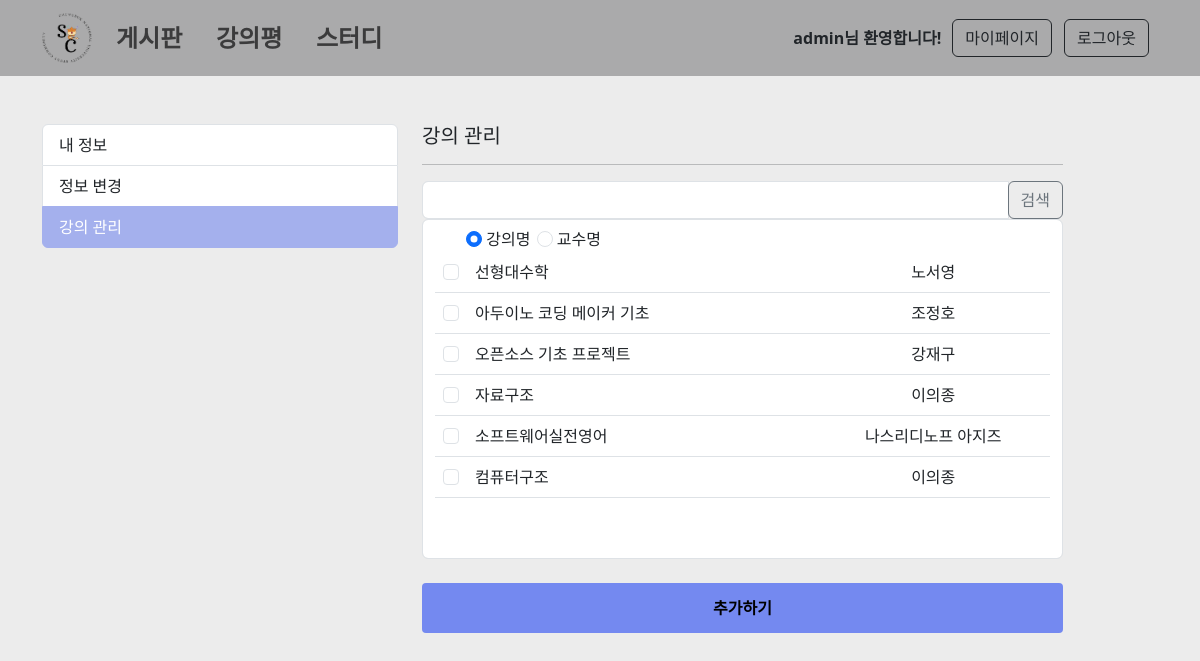
Screenshot of /accounts/MyPage/ManageSub/ (signed in) with the database file from the repository.
### accounts/models.py (models this page shows, shortened)
class Lecture(models.Model):
    lectName = models.CharField(max_length = 50)
    professor = models.CharField(max_length = 50)
    eval = models.ManyToManyField(evalLect, blank=True)

### accounts/views.py (the view, shortened to what this page needs)
# urls.py: path('MyPage/ManageSub/', ManageSub, name = 'ManageSub' )
def ManageSub(request):
    if not request.user.is_authenticated: #유효성검사
        return redirect("main:home")
    lectList = Lecture.objects.all()
    try:#현재 수강중인 강의가 있는가? 또는 처음 이 곳을 방문하는 것인가?
        myLect = LectList.objects.get(username = request.user.username).myLects
    except:
        myLect = LectList(username = request.user.username)
        myLect.save()
    realLectList = []
    for i in lectList:
        try:
            myLect.get(lectName = i.lectName, professor = i.professor)
        except:
            realLectList.append(i)
    return render(request, 'accounts/mypage/ManageSub.html', {'lectList' : realLectList})

### templates/accounts/mypage/ManageSub.html (shortened to what this page needs)
{% extends 'Base.html' %}
{% block content %}
    <div class=container>
        <div class="row">
            <div class="col-lg-4 pt-5">
                <div class="list-group">
                    <a href="{% url 'accounts:MyPage' %}" class="list-group-item list-group-item-action">내 정보</a>
                    <a href="{% url 'accounts:MyPageInfoChange' %}" class="list-group-item list-group-item-action">정보 변경</a>
                    <a href="{% url 'accounts:ManageSub' %}" id="current" class="list-group-item list-group-item-action active" aria-current="true">강의 관리</a>
                </div>
            </div>
            <div class="col-lg-7 pt-5">
                <h5>강의 관리</h5>
                <hr>
            <form action = "{% url 'accounts:ManageSub' %}", method = "POST">
                <div class="form-floating">
                    <div class="row">
                        <div class="input-group">
                            <input type="text" name="search_subject" id="search_subject" class="form-control" value="">
                            <span class="input-group-btn">
                                <button class="btn btn-outline-secondary" type="submit" id="search_btn", name = "search_btn">검색</button>
                            </span>
                        </div>
                    </div>
                </div>
                <div class="form-floating form-control">
                    <table style="justify-content: center;">
                        <td style="width:18%">
                        </td>
                        <td>
                            <input class="form-check-input" type="radio" value="" name="cond" id="subname" checked>
                            <label class="form-check-label" for="subname">강의명&nbsp;</label>
                        </td>
                        <td>
                            <input class="form-check-input" type="radio" value="" name="cond" id="profname">
                            <label class="form-check-label" for="profname">교수명</label>
                        </td>
                    </table>
                    <div class="form-floating" id="select_subject">
                        <table class="table" id="sublist">
                            {% for lect in lectList %}
                            <tr style="justify-content: center;">
                                <td>
                                    <input class="form-check-input" type="checkbox" value="", name = "subject{{forloop.counter0}}" , id="subject{{forloop.counter0}}">
                                </td>
                                <td style="width:60%;">
                                    <label class="form-check-label" for="subject{{forloop.counter0}}">{{lect.lectName}}</label>
                                </td>
                                <td style="width:40%; text-align: center;">
                                    <label class="form-check-label" for="subject{{forloop.counter0}}">{{lect.professor}}</label>
                                </td>
                            </tr>
                            {% endfor %}
                        </table>
                    </div>
                </div>
                <br>
                <div class="add_btn">
                    <button class="btn1" type="submit",  name = "add_btn", id = "add_btn">추가하기</button>
                </div>
            </form>
            </div>
        </div>
{% endblock %}

### templates/Base.html (shortened to what this page needs)
<!DOCTYPE html>
<html lang="en">
<head>
  <link href="https://cdn.jsdelivr.net/npm/bootstrap@5.2.3/dist/css/bootstrap.min.css" rel="stylesheet"
 />
  <link rel="stylesheet" type="text/css"
    href="https://cdn.jsdelivr.net/npm/bootstrap@5.3.0-alpha3/dist/css/bootstrap.min.css" />
  {% load static %}
  <link rel="stylesheet" type="text/css" href="{% static 'css/Mypage.css' %}" />
</head>
<body>
  <nav class="navbar sticky-top navbar-expand-lg navbar-light" style="background-color: rgb(170, 170, 171)">
    <div class="container">
      <a class="navbar-brand" href="{% url 'main:home' %}">
        <img src="{% static 'image/CBNU__1_-removebg-preview.png' %}" alt="" width="50px"
          class="d-inline-block align-text-center" />
      </a>
      <div class="collapse navbar-collapse" id="navbarDropdownMenuLink">
        <div class="col-md">
          <ul class="navbar-nav">
            <li class="nav-item" id="nav_item">
              <a class="nav-link" href="{% url 'board:home' %}">게시판</a>
            </li>
            <li class="nav-item" id="nav_item">
              <a class="nav-link" href="{% url 'board:eMain' %}">강의평</a>
            </li>
            <li class="nav-item" id="nav_item">
              <a class="nav-link" href="{% url 'studyGroup:Main' %}">스터디</a>
            </li>
          </ul>
        </div>
        <div class="col-auto">
          <form class="d-flex flex-row justify-content-end">
            <table>
              {% if user.is_authenticated %}
              <td class="greet_user">
                <div>{{user.username}}님 환영합니다!</div>
              </td>
              <td>
                <button class="btn btn-outline-dark me-2" type="button"
                  onclick="location.href='{%url 'accounts:MyPage'%}'">
                  마이페이지
                </button>
                <button class="btn btn-outline-dark me-2" type="button"
                  onclick="location.href='{%url 'accounts:Logout'%}'">
                  로그아웃
                </button>
              </td>
              {% endif %}
            </table>
          </form>
        </div>
      </div>
    </div>
  </nav>
  {% block content %} {% endblock %}
</body>
</html>

### static/css/Mypage.css (style rules this page uses)
body { background: rgb(236, 236, 236); }
.row { background: rgb(236, 236, 236); }
.btn1 { border : none; outline: none; height: 50px; width : 100%; background-color: #7489F0; color: black; border-radius: 4px; font-weight: bold; }
#current { background-color: #A4B0ED; border-color: #A4B0ED; }
#nav_item { min-width: 100px; font-size:24px; font-weight:bold; justify-content: center; }
.greet_user { font-weight: bold; padding-right: 10px; }
#sublist { border-top: 1px inherit; }

### templates/accounts/mypage/ManageSub.html (style rules this page uses)
#select_subject { overflow:auto; height: 300px; }
.btn1 { border : none; outline: none; height: 50px; width : 100%; background-color: #7489F0; color: black; border-radius: 4px; font-weight: bold; }

### rows the page displays
Lecture: lectName "선형대수학", professor "노서영"
Lecture: lectName "아두이노 코딩 메이커 기초", professor "조정호"
Lecture: lectName "오픈소스 기초 프로젝트", professor "강재구"
Lecture: lectName "자료구조", professor "이의종"
Lecture: lectName "소프트웨어실전영어", professor "나스리디노프 아지즈"
Lecture: lectName "컴퓨터구조", professor "이의종"

### other values shown
{{ user.username }} "admin"
